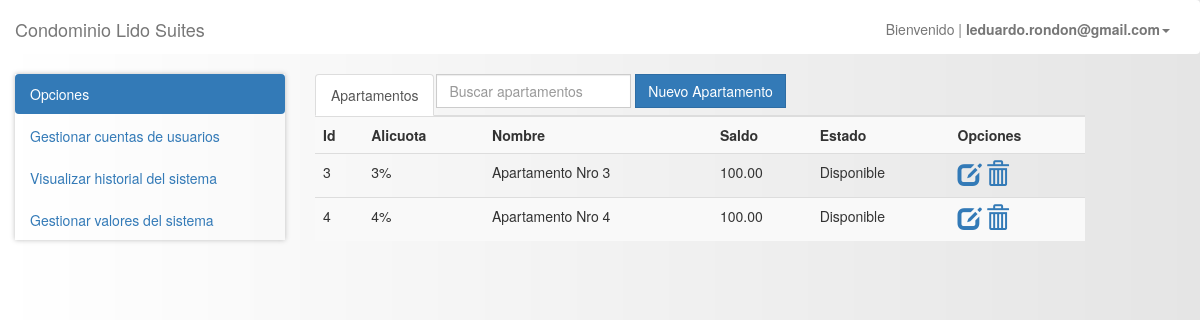
The page /pages/?apartamentos (signed in) on the database as committed earlier.
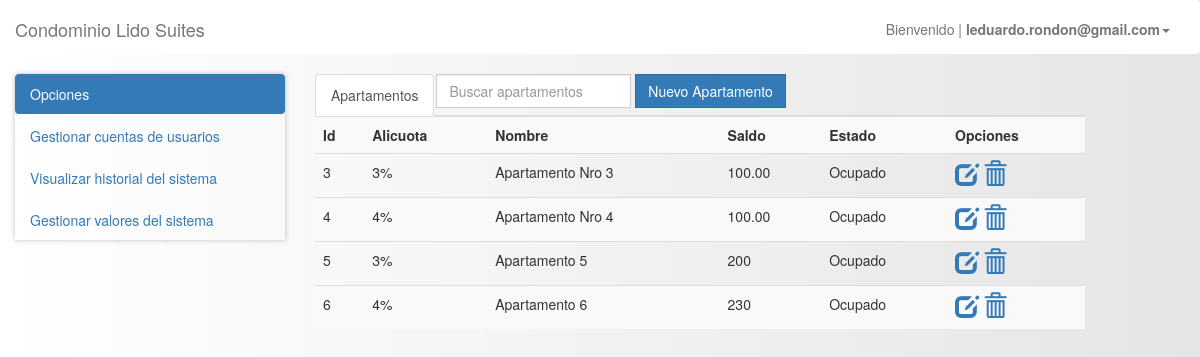
The same page on the database as committed later.
### tables this page shows
CREATE TABLE `apartamentos` (
  `id_apartamento` int(10) UNSIGNED NOT NULL,
  `id_alicuota` int(10) UNSIGNED NOT NULL,
  `nombre` varchar(100) NOT NULL,
  `saldo` varchar(100) NOT NULL,
  `estado` int(2) NOT NULL DEFAULT '0',
  `created` timestamp NOT NULL DEFAULT CURRENT_TIMESTAMP
);

CREATE TABLE `alicuotas` (
  `id_alicuota` int(10) UNSIGNED NOT NULL,
  `alicuota` varchar(100) NOT NULL,
  `monto` varchar(100) NOT NULL,
  `created` timestamp NOT NULL DEFAULT CURRENT_TIMESTAMP
);

### models/db.php (called while the page is built)
<?php
class db
{
    public static function conexion(){
        $conexion = new mysqli('localhost', 'root', '19651249', 'lidosuites', '3306');
        $conexion->query("SET NAMES 'utf8'");
        return $conexion;
    }
}

### models/apartamento.php (called while the page is built, shortened)
<?php
require_once 'db.php';
class Apartamento{
	private $db;
	private $apartamento;
	public function __construct(){
		$this->db=db::conexion();
		$this->apartamento=array();
	}
    public function getApartamentos(){
        $sql = $this->db->query("SELECT apartamentos.*,
                                            alicuotas.*
                                            FROM apartamentos
                                                INNER JOIN alicuotas on apartamentos.id_alicuota = alicuotas.id_alicuota");
        while($filas = $sql->fetch_assoc()){
            $this->apartamento[] = $filas;
        }
        return $this->apartamento;
    }
    public function getApartamentosAsignado(){
        $sql = $this->db->query("SELECT apartamentos.*,
                                            alicuotas.*
                                            FROM apartamentos
                                                INNER JOIN alicuotas on apartamentos.id_alicuota = alicuotas.id_alicuota
                                            WHERE apartamentos.estado != 1");
        while($filas = $sql->fetch_assoc()){
            $this->apartamento[] = $filas;
        }
        return $this->apartamento;
    }
}

### pages/layout/head.inc (shortened to what this page needs)
<!doctype html>
<html lang="es">
<head>
    <link rel="stylesheet" href="../public/css/bootstrap.min.css">
    <link rel="stylesheet" href="../public/css/style.css">
    <link rel="stylesheet" type="text/css" href="../public/css/datatables.min.css"/>
</head>
<body>

### pages/layout/navbar.inc (shortened to what this page needs)
<nav class="navbar navbar-default">
	<div class="container-fluid">
		<div class="navbar-header">
			<a class="navbar-brand" href="./">Condominio Lido Suites</a>
		</div>
		<div class="collapse navbar-collapse" id="bs-example-navbar-collapse-1">
			<ul class="nav navbar-nav navbar-right" id="navegacion">
				 <?php if(isset($_SESSION['login'])){ ?>
				<li class="dropdown"><a href="" class="dropdown-toggle" data-toggle="dropdown" role="button" aria-haspopup="true" aria-expanded="false">
					Bienvenido | <b><?php echo $_SESSION['login']; ?></b><span class="caret"></span></a>
					<ul class="dropdown-menu">
           			 <?php }else{ ?>
           			 <?php } ?>
          </ul></li>
			</ul>
		</div>
	</div>
</nav>

### pages/index.php (shortened to what this page needs)
<?php require_once '../models/apartamento.php'; ?>
<?php require_once 'layout/head.inc'; ?>
<?php require_once 'layout/navbar.inc'; ?>
<?php require_once '../views/cuenta/pagar.phtml'; ?>
<div>
	<div class="col-xs-3 col-sm-3 col-md-3 col-lg-3">
		<ul class="nav nav-pills nav-stacked nav-pills-stacked-example panel-config">
			<li role="presentation" class="active">
				<a href="#">Opciones</a>
			</li>
			<?php if($_SESSION['nivel'] == 1){ ?>
			<li role="presentation" <?php if(isset($_GET['usuarios'])){echo "style='background-color:#eee;'";} ?>>
				<a href="./?usuarios">Gestionar cuentas de usuarios</a>
			</li>
			<?php } ?>
			<?php if($_SESSION['nivel'] == 1){ ?>
			<li role="presentation" <?php if(isset($_GET['auditoria'])){echo "style='background-color:#eee;'";} ?>>
				<a href="./?auditoria">Visualizar historial del sistema</a>
			</li>
			<?php } ?>
			<?php if($_SESSION['nivel'] == 1){ ?>
			<li class="presentation">
				<a data-toggle="collapse" href="#collapse1">Gestionar valores del sistema</a>
			</li>
			<?php } ?>
		</ul>
	</div>
	<div class="col-xs-8 col-sm-8 col-md-8 col-lg-8">
		<?php
			if(isset($_GET['alicuotas'])){
				$instanciaAlicuota = new Alicuota();
				$alicuotas = $instanciaAlicuota->getAlicuota();
				require_once '../views/config/alicuotas/detalle.phtml';
			}else if(isset($_GET['auditoria'])){
				$auditoria = new Auditoria();
				$auditorias = $auditoria->getAuditoria();
				require_once '../views/config/auditoria/detalle.phtml';
			}else if(isset($_GET['apartamentos'])){
				$apartamento = new Apartamento();
				$apartamentos = $apartamento->getApartamentos();
				require_once '../views/config/apartamentos/detalle.phtml';
			}
		?>
	</div>
</div>
<?php require_once 'layout/footer.inc';?>

### views/config/apartamentos/detalle.phtml
<ul class="nav nav-tabs nav-justified">
  <ul class="nav nav-tabs" role="tablist">
    <li role="presentation" class="active">
			<a href="!#detalle" aria-controls="detalle" role="tab" data-toggle="tab">Apartamentos</a></li>
   	<li role="presentation">
			<div class="input-group">
				<input class="form-control" type="text" id="searchApartamento" placeholder="Buscar apartamentos">
			</div></li>
		<li>
				&nbsp;<button type="button" class="btn btn-primary" title="Nuevo apartamento" onclick="nuevoApartamento()">Nuevo Apartamento</button>
   	</li>
  </ul></ul>
  <div class="tab-content">
    <div role="tabpanel" class="tab-pane active" id="detalle">
		<table class="table table-striped" id="tablaApartamento">
    		<tr>
    			<th>Id</th>
    			<th>Alicuota</th>
    			<th>Nombre</th>
    			<th>Saldo</th>
    			<th>Estado</th>
    			<th>Opciones</th>
    		</tr>
    		<?php for($i=0; $i<count($apartamentos); $i++){ $rs = $apartamentos[$i]; ?>
    		<tr>
    			<td><?php echo $rs['id_apartamento']; ?></td>
    			<td><?php echo $rs['alicuota']; ?></td>
    			<td><?php echo $rs['nombre']; ?></td>
    			<td><?php echo $rs['saldo']; ?></td>
    			<td>
    				<?php
    					if($rs['estado'] == 0){
    						echo "Disponible";
    					}else{
    						echo "Ocupado";
    					}
    				?>
    			</td>
    			<td>
    				<a href="#" onclick="editApartamento(this);" ><i class="glyphicon glyphicon-edit"></i></a>
    				<a href="#" onclick="delApartamento(this);" ><i class="glyphicon glyphicon-trash"></i></a>
    			</td>
    		</tr> <?php } ?>
    	</table>
    </div>
  </div>

### pages/layout/footer.inc (shortened to what this page needs)
</body>
</html>

### public/css/style.css (style rules this page uses)
body { background: linear-gradient(to right, rgba(255, 255, 255, 0), rgba(0, 0, 0, 0.1)); }
.glyphicon { font-size: 1.7em; }
.navbar-default { background-color: #FFF; border: 0; padding: 4px 0px 0px 0px; // box-shadow: 0px 0px 35px #BDBDBD; }
.panel-config { margin-bottom: 0px; box-shadow: 0px 0px 5px #BDBDBD; }

Rows that differ between the two databases and show on the page:
changed apartamentos "Apartamento Nro 3": estado "Disponible" → "Ocupado"
changed apartamentos "Apartamento Nro 4": estado "Disponible" → "Ocupado"
added apartamentos: id_apartamento "5", id_alicuota.alicuota "3%", nombre "Apartamento 5", saldo "200", estado "Ocupado"
added apartamentos: id_apartamento "6", id_alicuota.alicuota "4%", nombre "Apartamento 6", saldo "230", estado "Ocupado"
